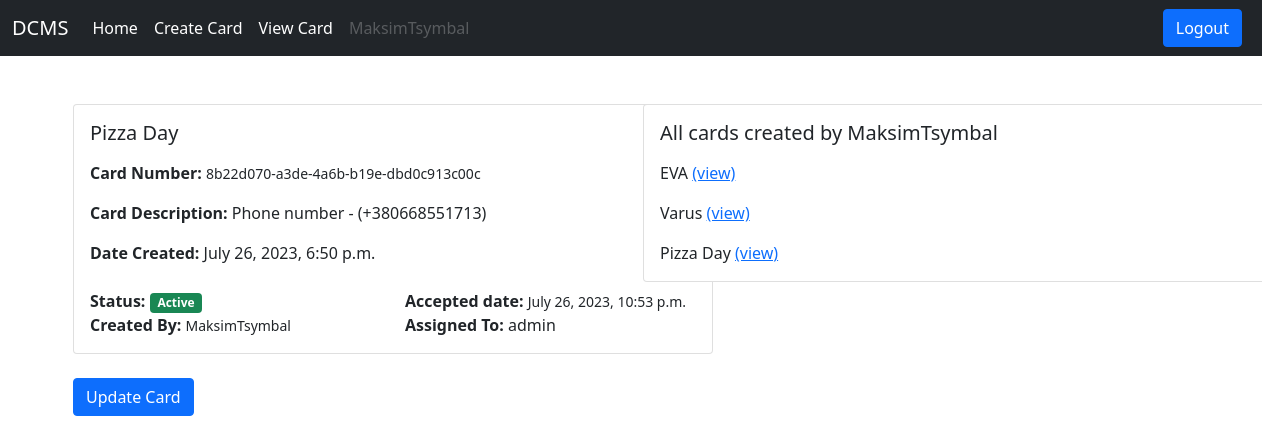
Screenshot of /card/card_details/4/ (signed in) with the database file from the repository.
### users/models.py (models this page shows)
class User(AbstractUser):
    is_customer = models.BooleanField(default=False)
    is_engineer = models.BooleanField(default=False)
    def __str__(self):
        return self.username

### card/models.py (models this page shows)
class Card(models.Model):
    status_choices = (
        ('Active', 'Active'),
        ('Disable', 'Disable'),
        ('Pending', 'Pending')
    )
    card_number = models.UUIDField(default=uuid.uuid4)
    title = models.CharField(max_length=100)
    description = models.TextField()
    created_by = models.ForeignKey(User, models.CASCADE, related_name='created_by')
    date_created = models.DateTimeField(auto_now_add=True)
    assigned_to = models.ForeignKey(User, models.DO_NOTHING, null=True, blank=True)
    is_resolved = models.BooleanField(default=False)
    accepted_date = models.DateTimeField(null=True, blank=True)
    closed_date = models.DateTimeField(null=True, blank=True)
    card_status = models.CharField(max_length=15, choices=status_choices)

### card/views.py (the view)
# urls.py: path('card_details/<int:pk>/', views.card_details, name='card_details'),
def card_details(request, pk):
    card = Card.objects.get(pk=pk)
    t = User.objects.get(username=card.created_by)
    cards_per_user = t.created_by.all()
    context = {'card': card, 'cards_per_user': cards_per_user}
    return render(request, 'card/card_details.html', context)

### templates/card/card_details.html (shortened to what this page needs)
{% extends 'base.html' %}
{% block content %}
    <div class="row">
        <div class="col-md-6">
            <div class="card mx-auto" style="width: 40rem;">
                <div class="card-body">
                    <h5 class="card-title mb-3">{{ card.title }}</h5>
                    <p><b>Card Number: </b><small>{{ card.card_number }}</small></p>
                    <p class="card-text"><b>Card Description: </b>{{ card.description }}</p>
                    <div class="row">
                        <div class="col">
                            <b>Date Created:</b> {{ card.date_created }}
                        </div>
                    </div> <br>
                    <div class="row">
                        <div class="col">
                            {% if card.is_resolved %}
                            <b>Status:</b> <span class="badge bg-danger">Disabled</span>
                            {% else %}
                            <b>Status:</b> <span class="badge bg-success">Active</span>
                            {% endif %}
                        </div>
                        <div class="col">
                            <b>Accepted date:</b> <small>{{ card.accepted_date }}</small>
                        </div>
                    </div>
                    <div class="row">
                        <div class="col">
                            <b>Created By:</b> <small>{{ card.created_by }}</small>
                        </div>
                        <div class="col">
                            <b>Assigned To:</b> {{ card.assigned_to }}
                        </div>
                    </div>
                </div>
            </div>
        </div>
        <div class="col-md-6">
            <div class="card mx-auto" style="width: 40rem;">
                <div class="card-body">
                    <h5 class="card-title mb-3">All cards created by {{ card.created_by }}</h5>
                    {% for card in cards_per_user %}
                    <p class="card-text">{{ card.title }} <a href="{% url 'card_details' card.pk%}">(view)</a></p>
                    {% endfor %}
                </div>
            </div>
        </div>
    </div>
<br>
{% if request.user.is_customer and not card.is_resolved %}
<a href="{% url 'update-card' card.pk %}" class="btn btn-primary">Update Card</a>
{% endif %}
{% endblock content %}

### templates/base.html (shortened to what this page needs)
<!DOCTYPE html>
<html lang="en">
<head>
    <link href="https://cdn.jsdelivr.net/npm/bootstrap@5.0.2/dist/css/bootstrap.min.css" rel="stylesheet"
>
</head>
<body>
    {% if request.user.is_customer %}
    <nav class="navbar navbar-expand-lg navbar-dark bg-dark">
         <div class="container-fluid">
             <a class="navbar-brand" href="/">DCMS</a>
             <div class="collapse navbar-collapse" id="navbarSupportedContent">
                 <ul class="navbar-nav me-auto mb-2 mb-lg-0">
                     <li class="nav-item">
                         <a class="nav-link active" aria-current="page" href="/">Home</a>
                     </li>
                     <li class="nav-item">
                         <a class="nav-link active" href="{% url 'create-card' %}">Create Card</a>
                     </li>
                     <li class="nav-item">
                         <a class="nav-link active" href="{% url 'all-cards' %}">View Card</a>
                     </li>
                     <li class="nav-item">
                         <a class="nav-link disabled" href="#" tabindex="-1" aria-disabled="true">{{ request.user.username }}</a>
                     </li>
                 </ul>
                 <a href="{% url 'logout' %}" class="btn btn-primary me-2">Logout</a>
             </div>
         </div>
    </nav>
    {% endif %}
    <div class="container mt-5">
        {% block content %}
        {% endblock content %}
    </div>
</body>
</html>

### rows the page displays
User: user.username "MaksimTsymbal"
Card: title "Pizza Day", card_number "8b22d070-a3de-4a6b-b19e-dbd0c913c00c", description "Phone number - (+380668551713)", date_created "July 26, 2023, 6:50 p.m.", accepted_date "July 26, 2023, 10:53 p.m.", created_by "MaksimTsymbal", assigned_to "admin"
Card: title "EVA"
Card: title "Varus"
